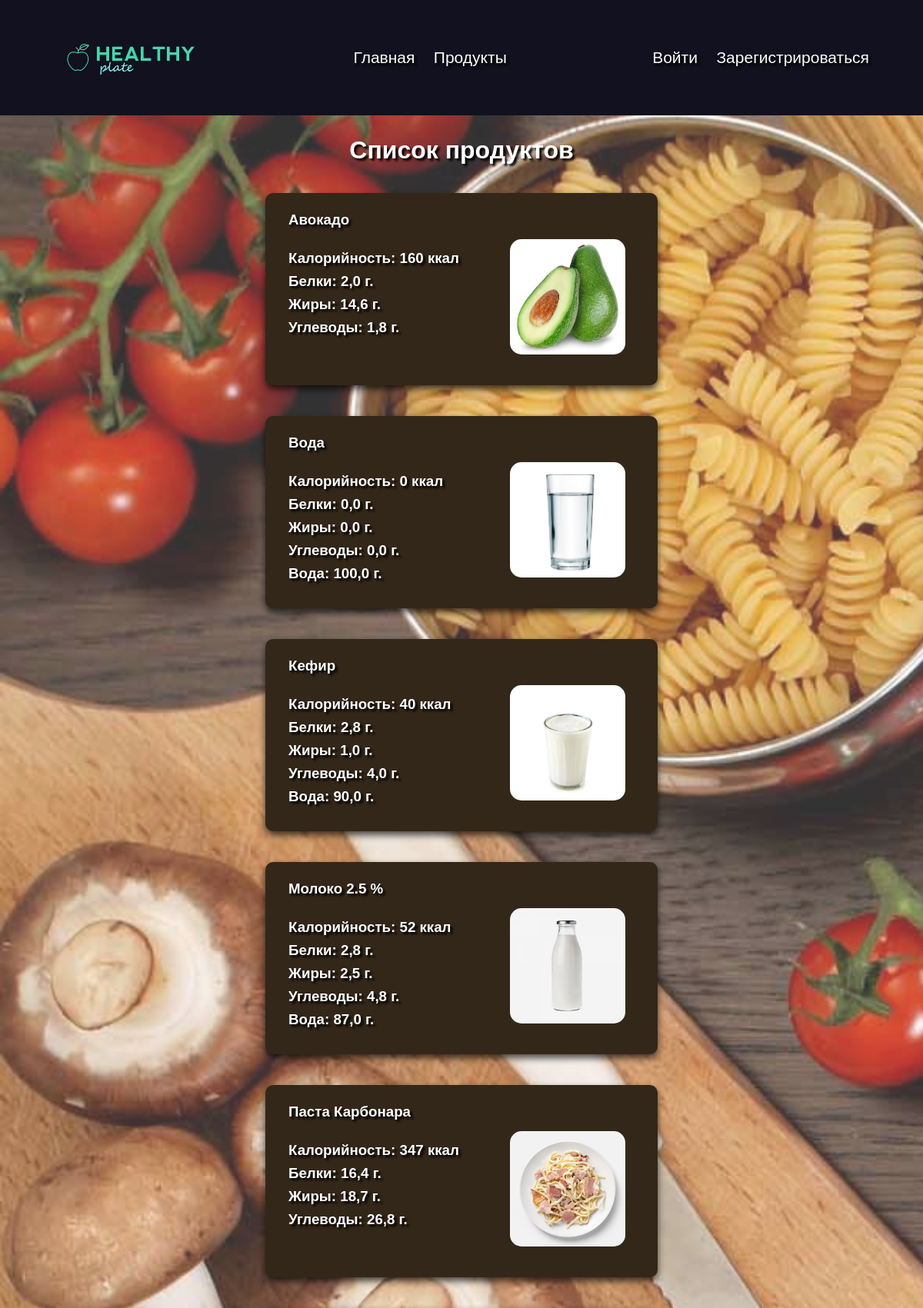
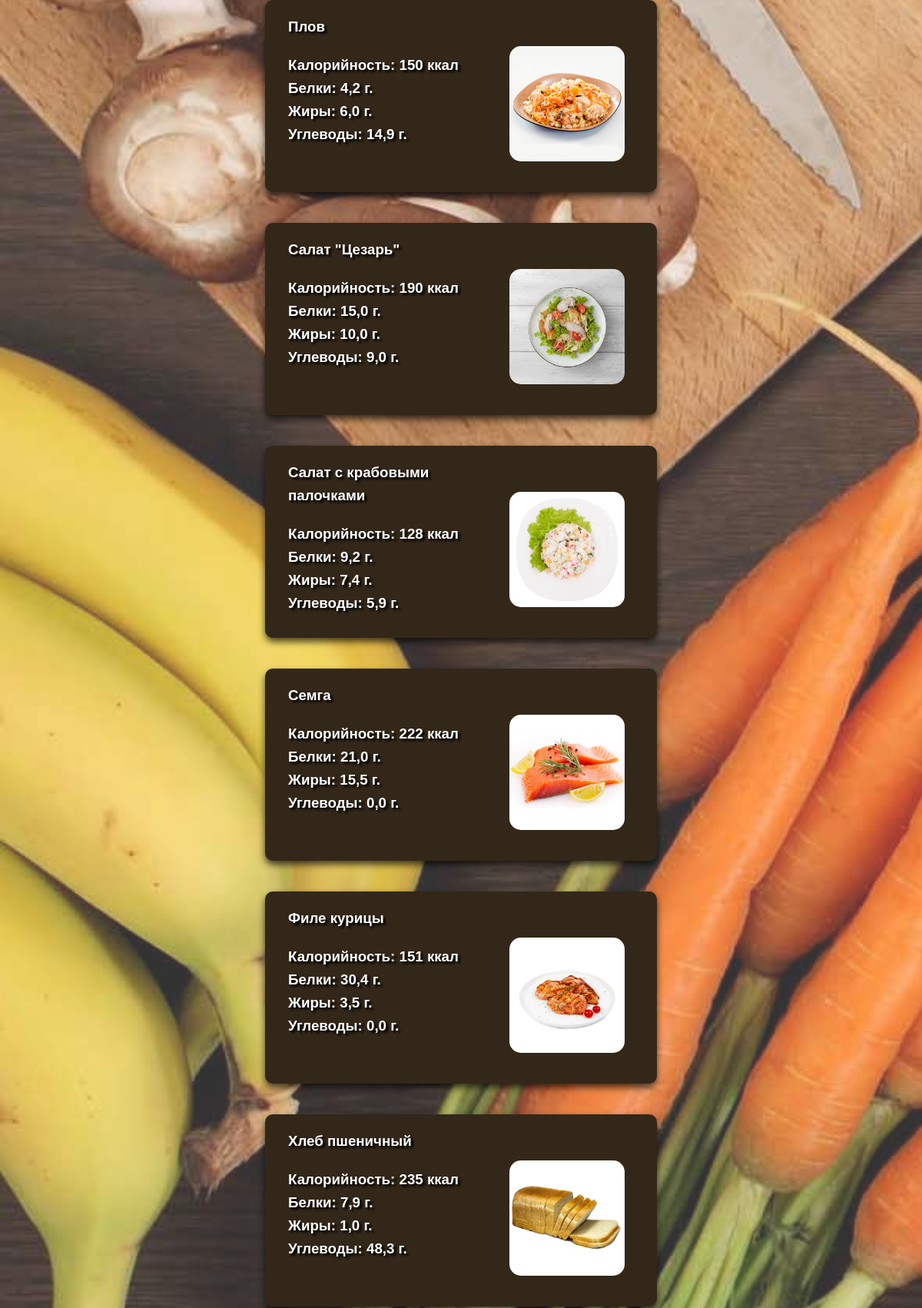
Screenshot of /products/ (upper part) with the database file from the repository (2 pictures, top to bottom).
### product/models.py (models this page shows, shortened)
class Product(models.Model):
    name = models.CharField(max_length=30)
    calories = models.IntegerField(validators=[MinValueValidator(0), MaxValueValidator(900)])
    protein = models.DecimalField(max_digits=5,
                                  decimal_places=1,
                                  validators=[MinValueValidator(0), MaxValueValidator(100)])
    lipids = models.DecimalField(max_digits=5,
                                 decimal_places=1,
                                 validators=[MinValueValidator(0), MaxValueValidator(100)])
    carbohydrates = models.DecimalField(max_digits=5,
                                        decimal_places=1,
                                        validators=[MinValueValidator(0), MaxValueValidator(100)])
    water = models.DecimalField(max_digits=5,
                                decimal_places=1,
                                validators=[MinValueValidator(0), MaxValueValidator(100)],
                                default=0)
    img = models.ImageField(upload_to='images/', default="images/img.png")
    class Meta:
        ordering = ['name']
        verbose_name_plural = 'Продукты'
        verbose_name = 'Продукт'

### product/views.py (the view)
# urls.py: path('', views.product_list, name='product_list'),
def product_list(request):
    if request.method == 'POST':
        action = request.POST.get('action')
        if action == 'remove':
            remove_from_cart(request)
        else:
            add_to_cart(request)
        return redirect(to='product:cart')  # Перенаправляем пользователя обратно на страницу продуктов
    else:
        form = AddToCartForm()
    products = Product.objects.all()
    return render(request, 'product/products.html', {'products': products, 'form': form})

### templates/product/products.html (shortened to what this page needs)
{% extends 'base.html' %}
{% load static %}
{% block content %}
    <div class="centered">
        <h1>Список продуктов</h1>
    </div>
    {% for product in products %}
        <div class="product">
            <div class="product-container">
                <div class="block1">
                    <div class="product-block">
                        <h3>{{ product.name }}</h3>
                    </div>
                    <div class="product-block">
                        <h3>Калорийность: {{ product.calories }} ккал</h3>
                        <h3>Белки: {{ product.protein }} г.</h3>
                        <h3>Жиры: {{ product.lipids }} г.</h3>
                        <h3>Углеводы: {{ product.carbohydrates }} г.</h3>
                        {% if product.water %}
                            <h3>Вода: {{ product.water }} г.</h3>
                        {% endif %}
                    </div>
                </div>
                <div class="img-cnt">
                    <div class="image-container">
                        <img src="{{ product.img.url }}" alt="photo">
                    </div>
                </div>
            </div>
        </div>
    {% endfor %}
{% endblock %}

### home/static/css/styles.css (style rules this page uses)
:root { --water-percentage: 0; }
body, h1, h2, h3, p, ul { margin: 0; padding: 0; }
body { font-family: Arial, sans-serif; line-height: 1.6; background-color: #f8f8f8; height: 100%; color: white; }
p, h1, h2, h3, h4, h5, h6 { text-shadow: 3px 3px 3px #000; }
.product { display: flex; justify-content: center; }
.product-container { display: flex; background: #332719; width: 40%; min-height: 230px; height: auto; text-shadow: none; padding: 20px 0 0 30px; margin: 20px; border-radius: 10px; box-shadow: 0 5px 10px rgba(0, 0, 0, 0.7); }
.block1 { width: 60%; justify-content: center; align-items: center; }
.product-block { margin-bottom: 20px; }
.img-cnt { margin-right: 20px; display: flex; justify-content: center; align-items: center; }
.image-container { display: flex; justify-content: center; align-items: center; width: 150px; height: 150px; position: relative; overflow: hidden; border-radius: 10%; }
.image-container img { width: 100%; height: 100%; object-fit: cover; }
.centered { display: flex; justify-content: center; }
h1 { user-select: none; }

### rows the page displays
Product: name "Авокадо", calories "160", protein "2,0", lipids "14,6", carbohydrates "1,8", img (picture)
Product: name "Вода", calories "0", protein "0,0", lipids "0,0", carbohydrates "0,0", water "100,0", img (picture)
Product: name "Кефир", calories "40", protein "2,8", lipids "1,0", carbohydrates "4,0", water "90,0", img (picture)
Product: name "Молоко 2.5 %", calories "52", protein "2,8", lipids "2,5", carbohydrates "4,8", water "87,0", img (picture)
Product: name "Паста Карбонара", calories "347", protein "16,4", lipids "18,7", carbohydrates "26,8", img (picture)
Product: name "Плов", calories "150", protein "4,2", lipids "6,0", carbohydrates "14,9", img (picture)
Product: name "Салат \"Цезарь\"", calories "190", protein "15,0", lipids "10,0", carbohydrates "9,0", img (picture)
Product: name "Салат с крабовыми палочками", calories "128", protein "9,2", lipids "7,4", carbohydrates "5,9", img (picture)
Product: name "Семга", calories "222", protein "21,0", lipids "15,5", carbohydrates "0,0", img (picture)
Product: name "Филе курицы", calories "151", protein "30,4", lipids "3,5", carbohydrates "0,0", img (picture)
Product: name "Хлеб пшеничный", calories "235", protein "7,9", lipids "1,0", carbohydrates "48,3", img (picture)
